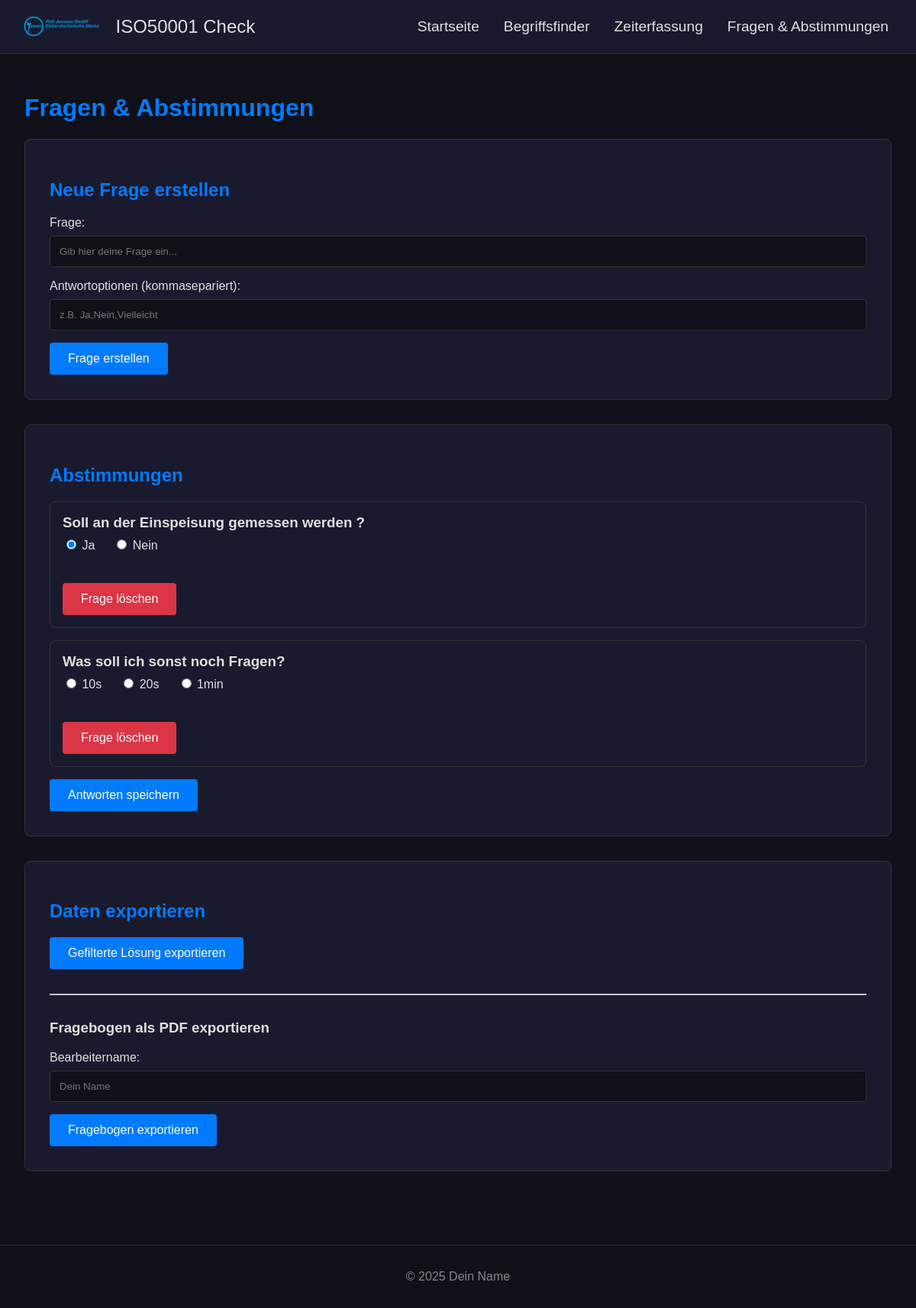
Before: /fragen with the older database file.
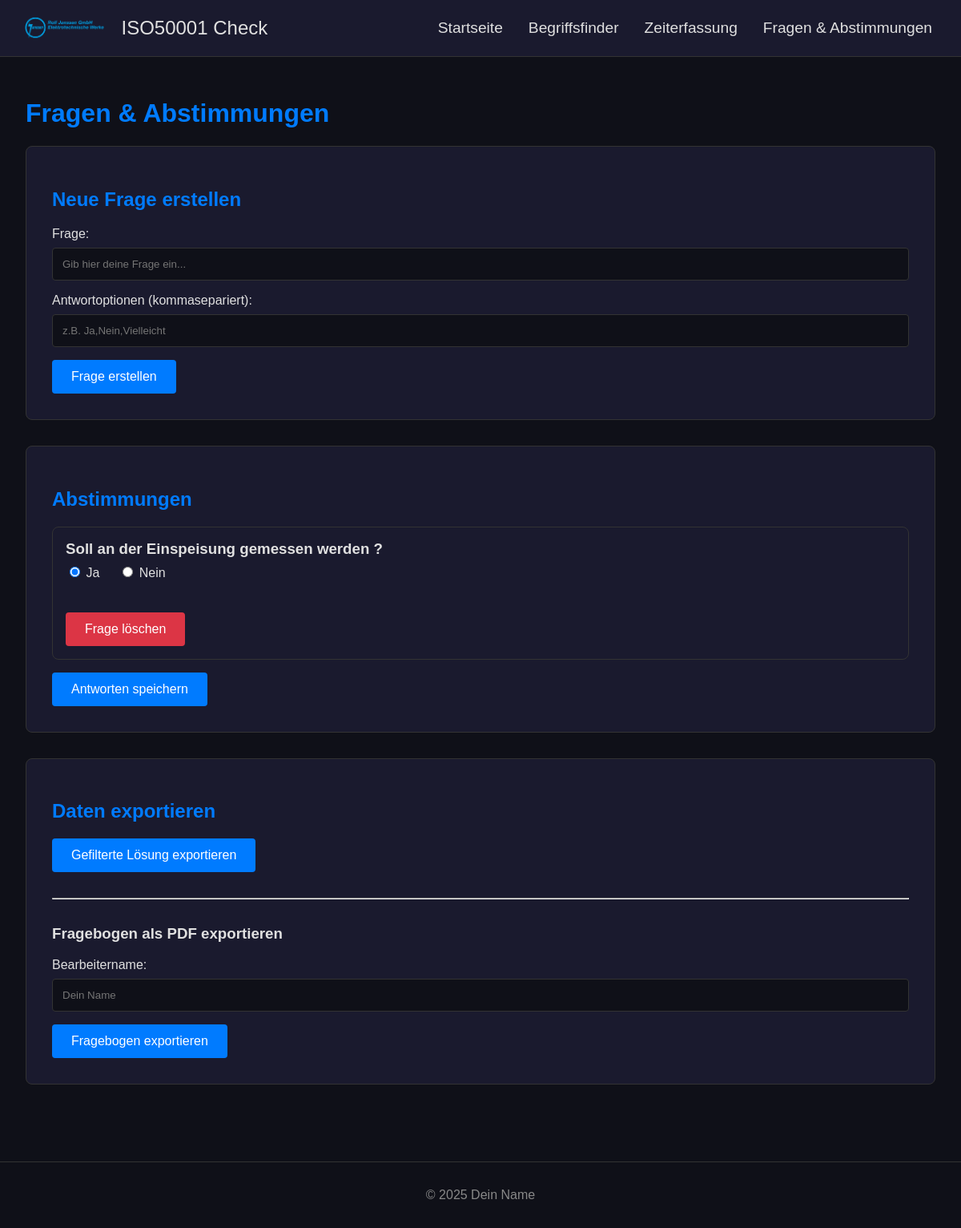
After: the same page with the newer database file.
### app.py (models this page shows)
class QuestionAnswer(db.Model):
    id = db.Column(db.Integer, primary_key=True)
    question = db.Column(db.String(500), nullable=False, unique=True)
    options = db.Column(db.String(500), nullable=False)
    answer = db.Column(db.String(50), nullable=True)

### app.py (the view, shortened to what this page needs)
@app.route('/fragen', methods=['GET', 'POST'])
def fragen():
    fragen_db = QuestionAnswer.query.all()
    return render_template('fragen.html', fragen=fragen_db)

### app.py (called while the page is built)
@app.context_processor
def inject_now():
    return {'now': datetime.now(timezone.utc)}

### templates/fragen.html (shortened to what this page needs)
{% extends 'base.html' %}
{% block content %}
    <h1>Fragen & Abstimmungen</h1>
    <div class="form-container">
        <h2>Neue Frage erstellen</h2>
        <form action="{{ url_for('fragen') }}" method="POST">
            <div class="form-group">
                <label for="new_question">Frage:</label>
                <input type="text" id="new_question" name="new_question" placeholder="Gib hier deine Frage ein..." required>
            </div>
            <div class="form-group">
                <label for="options">Antwortoptionen (kommasepariert):</label>
                <input type="text" id="options" name="options" placeholder="z.B. Ja,Nein,Vielleicht" required>
            </div>
            <button type="submit" class="btn">Frage erstellen</button>
        </form>
    </div>
    {% if fragen %}
    <div class="form-container">
        <h2>Abstimmungen</h2>
        <form action="{{ url_for('fragen') }}" method="POST">
            {% for frage in fragen %}
                <div class="question-item">
                    <h3>{{ frage.question }}</h3>
                    <div class="form-group">
                        {% set options = frage.options.split(',') %}
                        {% for option in options %}
                        <label>
                            <input type="radio" name="answer_{{ frage.id }}" value="{{ option.strip() }}" {% if frage.answer == option.strip() %}checked{% endif %} required> {{ option.strip() }}
                        </label>
                        {% endfor %}
                    </div>
                    <button type="submit" formaction="{{ url_for('delete_question', question_id=frage.id) }}" formmethod="POST" class="btn btn-danger">Frage löschen</button>
                </div>
            {% endfor %}
            <button type="submit" class="btn">Antworten speichern</button>
        </form>
    </div>
    <div class="form-container">
        <h2>Daten exportieren</h2>
        <form action="{{ url_for('download_filtered_pdf') }}" method="POST" style="margin-bottom: 2rem;">
            <button type="submit" class="btn">Gefilterte Lösung exportieren</button>
        </form>
        <hr>
        <h3 style="margin-top: 2rem;">Fragebogen als PDF exportieren</h3>
        <form action="{{ url_for('export_questions_pdf') }}" method="POST">
            <div class="form-group">
                <label for="bearbeiter">Bearbeitername:</label>
                <input type="text" id="bearbeiter" name="bearbeiter" placeholder="Dein Name" required>
            </div>
            <button type="submit" class="btn">Fragebogen exportieren</button>
        </form>
    </div>
    {% else %}
    <div class="form-container">
        <p>Noch keine Fragen erstellt.</p>
    </div>
    {% endif %}
{% endblock %}

### templates/base.html (shortened to what this page needs)
<!DOCTYPE html>
<html lang="de">
<head>
    <link rel="stylesheet" href="{{ url_for('static', filename='css/style.css') }}">
</head>
<body>
    <nav class="navbar">
        <div class="navbar-container">
            <a href="{{ url_for('index') }}" class="navbar-logo">
                <img src="{{ url_for('static', filename='img/logo.png') }}" alt="Logo">
                <span>ISO50001 Check</span>
            </a>
            <ul class="nav-menu">
                <li class="nav-item">
                    <a href="{{ url_for('index') }}" class="nav-links">Startseite</a>
                </li>
                <li class="nav-item">
                    <a href="{{ url_for('begriffsfinder') }}" class="nav-links">Begriffsfinder</a>
                </li>
                <li class="nav-item">
                    <a href="{{ url_for('dokumentation') }}" class="nav-links">Zeiterfassung</a>
                </li>
                <li class="nav-item">
                    <a href="{{ url_for('fragen') }}" class="nav-links">Fragen & Abstimmungen</a>
                </li>
            </ul>
        </div>
    </nav>
    <main class="main-content">
        {% block content %}{% endblock %}
    </main>
    <footer>
        <p>&copy; 2025 Dein Name</p>
    </footer>
</body>
</html>

### static/css/style.css (style rules this page uses)
:root { --primary-bg-color: #0f1018; --secondary-bg-color: #1a1a2e; --primary-text-color: #e0e0e0; --accent-color: #007bff; --accent-hover-color: #0056b3; --border-color: #333; --success-color: #28a745; --error-color: #dc3545; }
body { font-family: Arial, sans-serif; background-color: var(--primary-bg-color); color: var(--primary-text-color); margin: 0; padding-top: 70px; }
.navbar { background-color: var(--secondary-bg-color); height: 70px; display: flex; justify-content: center; align-items: center; font-size: 1.2rem; position: fixed; top: 0; width: 100%; z-index: 999; border-bottom: 1px solid var(--border-color); }
.navbar-container { display: flex; justify-content: space-between; align-items: center; height: 70px; width: 100%; max-width: 1200px; padding: 0 20px; }
.navbar-logo { color: var(--primary-text-color); display: flex; align-items: center; text-decoration: none; font-size: 1.5rem; }
.navbar-logo img { height: 50px; width: auto; margin-right: 10px; }
.nav-menu { display: flex; list-style: none; text-align: center; }
.nav-item { height: 70px; }
.nav-links { color: var(--primary-text-color); display: flex; align-items: center; text-decoration: none; padding: 0 1rem; height: 100%; }
.main-content { padding: 2rem; max-width: 1200px; margin: 0 auto; }
h1, h2 { color: var(--accent-color); }
.form-container, .result-container, .table-container, .chart-container { background-color: var(--secondary-bg-color); padding: 2rem; border-radius: 8px; margin-bottom: 2rem; border: 1px solid var(--border-color); }
.form-group { margin-bottom: 1rem; }
.form-group label { display: block; margin-bottom: 0.5rem; }
input[type="text"], input[type="search"], input[type="date"], input[type="time"], textarea, select { width: 100%; padding: 0.75rem; background-color: var(--primary-bg-color); border: 1px solid var(--border-color); color: var(--primary-text-color); border-radius: 4px; box-sizing: border-box; }
.btn { padding: 0.75rem 1.5rem; border: none; border-radius: 4px; background-color: var(--accent-color); color: white; font-size: 1rem; cursor: pointer; transition: background-color 0.2s ease; }
.btn-danger { background-color: var(--error-color); }
footer { text-align: center; padding: 1rem; margin-top: 2rem; border-top: 1px solid var(--border-color); color: #888; }

### templates/fragen.html (style rules this page uses)
.question-item { border: 1px solid var(--border-color); padding: 1rem; border-radius: 8px; margin-bottom: 1rem; }
.question-item h3 { margin-top: 0; margin-bottom: 0.5rem; color: var(--primary-text-color); }
.question-item .form-group { display: flex; gap: 1.5rem; align-items: center; }
.question-item .btn-danger { margin-top: 1rem; }

Changed rows visible on the page:
removed QuestionAnswer: question "Was soll ich sonst noch Fragen?", answer "☐ 10s" "☐ 20s" "☐ 1min", strip "10s" "20s" "1min"
